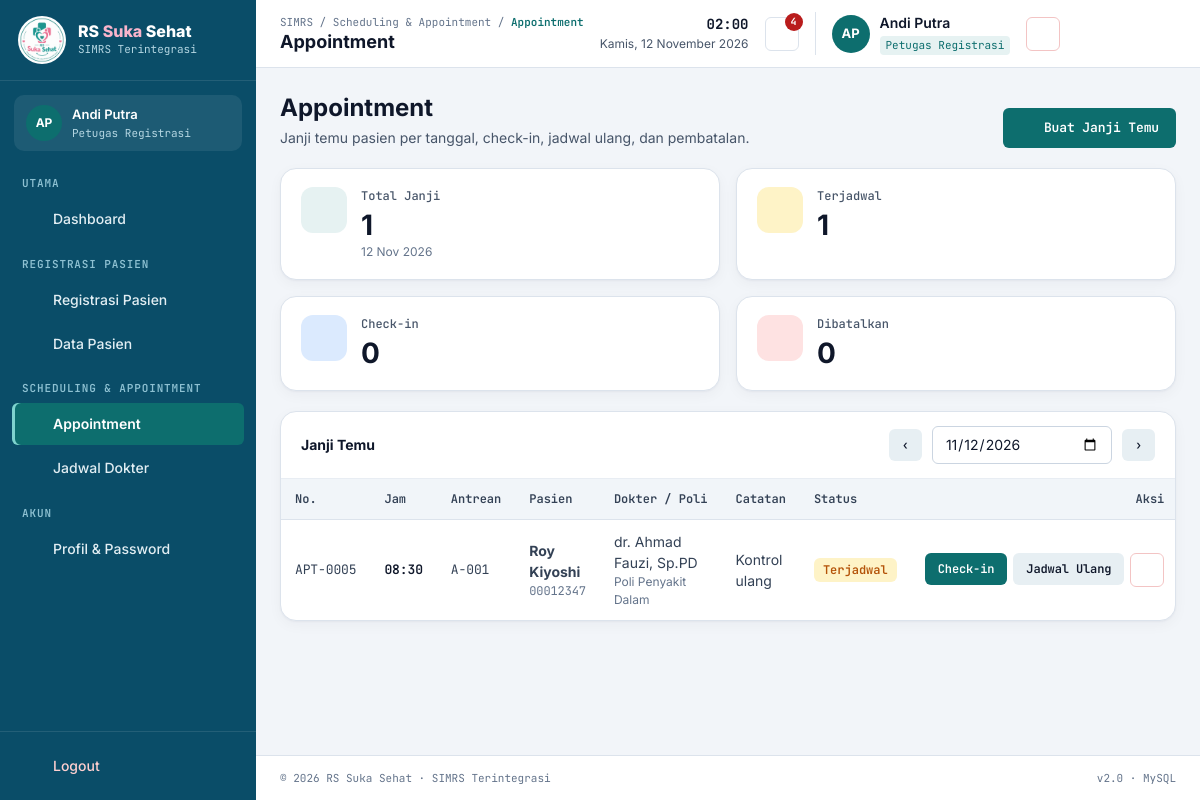
/portal.php?page=appointment (signed in), run on the app's committed database.
### tables this page shows
CREATE TABLE `appointments` (
  `id`               INT AUTO_INCREMENT PRIMARY KEY,
  `appointment_no`   VARCHAR(30) NOT NULL UNIQUE,
  `patient_id`       INT NOT NULL,
  `doctor_id`        INT NOT NULL,
  `poli_id`          INT NOT NULL,
  `appointment_date` DATE NOT NULL,
  `appointment_time` TIME NOT NULL,
  `queue_no`         VARCHAR(10) NULL,
  `status`           ENUM('terjadwal','check_in','selesai','reschedule','dibatalkan') NOT NULL DEFAULT 'terjadwal',
  `notes`            VARCHAR(255) NULL,
  FOREIGN KEY (`patient_id`) REFERENCES `patients`(`id`),
  FOREIGN KEY (`doctor_id`) REFERENCES `doctors`(`id`),
  FOREIGN KEY (`poli_id`) REFERENCES `poli`(`id`)
);

CREATE TABLE `patients` (
  `id`               INT AUTO_INCREMENT PRIMARY KEY,
  `mrn`              VARCHAR(20) NOT NULL UNIQUE COMMENT 'Nomor rekam medis',
  `nik`              VARCHAR(16) NULL UNIQUE,
  `name`             VARCHAR(120) NOT NULL,
  `gender`           ENUM('L','P') NOT NULL,
  `birth_place`      VARCHAR(60) NULL,
  `birth_date`       DATE NOT NULL,
  `blood_type`       VARCHAR(3) NULL,
  `address`          VARCHAR(255) NULL,
  `phone`            VARCHAR(20) NULL,
  `allergies`        VARCHAR(255) NULL,
  `insurer_id`       INT NULL,
  `insurance_number` VARCHAR(30) NULL,
  `created_at`       DATETIME NOT NULL DEFAULT CURRENT_TIMESTAMP,
  FOREIGN KEY (`insurer_id`) REFERENCES `insurers`(`id`) ON DELETE SET NULL
);

CREATE TABLE `doctors` (
  `id`             INT AUTO_INCREMENT PRIMARY KEY,
  `user_id`        INT NULL,
  `nip`            VARCHAR(30) NOT NULL UNIQUE,
  `name`           VARCHAR(120) NOT NULL,
  `specialization` VARCHAR(100) NOT NULL,
  `poli_id`        INT NULL,
  `sip_number`     VARCHAR(50) NULL,
  `phone`          VARCHAR(20) NULL,
  `is_active`      TINYINT(1) NOT NULL DEFAULT 1,
  FOREIGN KEY (`user_id`) REFERENCES `users`(`id`) ON DELETE SET NULL,
  FOREIGN KEY (`poli_id`) REFERENCES `poli`(`id`) ON DELETE SET NULL
);

CREATE TABLE `poli` (
  `id`        INT AUTO_INCREMENT PRIMARY KEY,
  `code`      VARCHAR(20) NOT NULL UNIQUE,
  `name`      VARCHAR(100) NOT NULL,
  `is_active` TINYINT(1) NOT NULL DEFAULT 1
);

### pages/jadwal.php (the view, shortened to what the rows shown need)
<?php
$key = $PAGE['key'];
$doctors   = q_all('SELECT d.*, p.name poli FROM doctors d LEFT JOIN poli p ON p.id=d.poli_id WHERE d.is_active=1 AND d.poli_id IS NOT NULL ORDER BY d.name');
$polis     = q_all("SELECT * FROM poli WHERE is_active=1 AND code<>'IGD' ORDER BY name");
$schedules = q_all('SELECT s.*, d.name doctor, p.name poli FROM doctor_schedules s JOIN doctors d ON d.id=s.doctor_id JOIN poli p ON p.id=s.poli_id ORDER BY s.day_of_week, s.start_time');
layout_start($PAGE['title'], $key, $PAGE['section']);
?>
<div class="content">
<?php if ($key === 'appointment'):
  $date = preg_match('/^\d{4}-\d{2}-\d{2}$/', $_GET['date'] ?? '') ? $_GET['date'] : date('Y-m-d');
  $new  = isset($_GET['new']);
  $aps  = q_all('SELECT a.*, p.name patient, p.mrn, p.phone, d.name doctor, po.name poli FROM appointments a JOIN patients p ON p.id=a.patient_id
                 JOIN doctors d ON d.id=a.doctor_id JOIN poli po ON po.id=a.poli_id WHERE a.appointment_date=? ORDER BY a.appointment_time', [$date]);
  $c = fn($s) => count(array_filter($aps, fn($a) => $a['status'] === $s)); ?>
  <div class="page-head">
    <div><h2><?= $new ? 'Buat Janji Temu' : 'Appointment' ?></h2><p><?= $new ? 'Ikuti langkah berikut untuk mendaftarkan janji temu pasien.' : 'Janji temu pasien per tanggal, check-in, jadwal ulang, dan pembatalan.' ?></p></div>
  </div>
  <?php if ($new):
    $patients = q_all('SELECT p.id, p.mrn, p.name, p.nik, p.birth_date, p.phone, i.name insurer FROM patients p LEFT JOIN insurers i ON i.id=p.insurer_id ORDER BY p.name');
    $schedJs = [];
    foreach ($schedules as $s) $schedJs[$s['doctor_id']][] = ['d' => (int)$s['day_of_week'], 's' => substr($s['start_time'], 0, 5), 'e' => substr($s['end_time'], 0, 5), 'q' => (int)$s['quota']]; ?>
  <div class="card stepper-card" id="wizStep"><?= ui_stepper(['Pilih Pasien', 'Dokter & Poli', 'Pilih Jadwal', 'Konfirmasi'], 0) ?></div>
  <form method="post" class="card" id="wiz"><?= csrf_field() ?><input type="hidden" name="act" value="create">
    <div class="card-body" data-step="0">
      <h3 style="margin-bottom:12px">Langkah 1 — Pilih Pasien</h3>
      <div class="field"><label>Cari pasien terdaftar (nama / No. RM / NIK)</label><input id="pSearch" placeholder="Ketik minimal 2 huruf..." autocomplete="off"></div>
      <div class="table-wrap" style="max-height:300px;overflow:auto;border:1px solid var(--line);border-radius:10px"><table class="table" id="pTable"><thead><tr><th></th><th>No. RM</th><th>Nama</th><th>Tgl. Lahir</th><th>Penjamin</th></tr></thead><tbody>
      <?php foreach ($patients as $p): ?><tr class="row-link" data-s="<?= e(strtolower($p['name'] . ' ' . $p['mrn'] . ' ' . $p['nik'])) ?>"><td><input type="radio" name="patient_id" value="<?= $p['id'] ?>" data-label="<?= e($p['name'] . ' (' . $p['mrn'] . ')') ?>"></td><td class="mono"><?= e($p['mrn']) ?></td><td class="strong"><?= e($p['name']) ?></td><td class="mono"><?= tgl($p['birth_date']) ?></td><td><?= e($p['insurer'] ?? '-') ?></td></tr><?php endforeach; ?>
      </tbody></table></div>
      <p class="field-hint" style="margin-top:8px">Pasien baru? Daftarkan dahulu lewat menu Registrasi Pasien.</p>
    </div>
    <div class="card-body hidden" data-step="1">
      <h3 style="margin-bottom:12px">Langkah 2 — Dokter & Poli</h3>
      <div class="form-grid">
        <div class="field"><label>Poli</label><select id="poliSel"><option value="">Semua poli</option><?= ui_options($polis, 'id', 'name') ?></select></div>
        <div class="field"><label>Dokter</label><select name="doctor_id" id="docSel"><option value="">— pilih dokter —</option><?php foreach ($doctors as $d): ?><option value="<?= $d['id'] ?>" data-poli="<?= $d['poli_id'] ?>"><?= e($d['name'] . ' — ' . $d['poli']) ?></option><?php endforeach; ?></select></div>
      </div>
      <div id="docDays" class="field-hint"></div>
    </div>
    <div class="card-body hidden" data-step="2">
      <h3 style="margin-bottom:12px">Langkah 3 — Pilih Jadwal</h3>
      <div class="form-grid">
        <div class="field"><label>Tanggal</label><input type="date" name="appointment_date" id="apDate" min="<?= date('Y-m-d') ?>"></div>
        <div class="field"><label>Jam</label><input type="time" name="appointment_time" id="apTime" step="900"></div>
        <div class="field full"><label>Keluhan / Catatan</label><input name="notes" placeholder="Opsional, mis. kontrol ulang"></div>
      </div>
      <div id="slotInfo" class="alert info hidden"></div>
    </div>
    <div class="card-body hidden" data-step="3">
      <h3 style="margin-bottom:12px">Langkah 4 — Konfirmasi</h3>
      <dl class="details" id="confirmBox" style="padding:0"></dl>
      <p class="field-hint">Nomor antrean dibuat otomatis setelah disimpan. Sistem menolak bila kuota penuh atau jadwal bentrok.</p>
    </div>
    <div class="card-foot"><button type="button" class="btn" id="bPrev" disabled>← Sebelumnya</button><button type="button" class="btn btn-primary" id="bNext">Lanjut →</button><button class="btn btn-primary hidden" id="bSave"><?= icon('check', 16) ?> Simpan Janji Temu</button></div>
  </form>
  <script>
  (function(){
    const S=<?= json_encode($schedJs) ?>, DAYS=<?= json_encode(UI_DAYS) ?>, labels=['Pilih Pasien','Dokter & Poli','Pilih Jadwal','Konfirmasi'];
    let cur=0; const steps=[...document.querySelectorAll('[data-step]')], f=document.getElementById('wiz');
    const $=id=>document.getElementById(id);
    function paint(){steps.forEach((s,i)=>s.classList.toggle('hidden',i!==cur));
      $('wizStep').innerHTML='<div class="stepper">'+labels.map((l,i)=>`<div class="step ${i<cur?'done':i===cur?'active':''}"><i>${i<cur?'✓':i+1}</i><span>${l}</span></div>`).join('')+'</div>';
      $('bPrev').disabled=cur===0;$('bNext').classList.toggle('hidden',cur===3);$('bSave').classList.toggle('hidden',cur!==3)}
    function slot(){const d=$('docSel').value,v=$('apDate').value;if(!d||!v)return null;const dow=((new Date(v+'T00:00').getDay()+6)%7)+1;return (S[d]||[]).find(x=>x.d===dow)||false}
    function valid(){
      if(cur===0&&!f.querySelector('[name=patient_id]:checked'))return 'Pilih pasien terlebih dahulu.';
      if(cur===1&&!$('docSel').value)return 'Pilih dokter.';
      if(cur===2){const s=slot();if(!$('apDate').value||!$('apTime').value)return 'Isi tanggal dan jam.';if(s===false)return 'Dokter tidak praktik pada hari tersebut.';if($('apTime').value<s.s||$('apTime').value>=s.e)return `Jam praktik ${s.s}–${s.e}.`}
      return ''}
    $('bNext').onclick=()=>{const m=valid();if(m){simrsToast('warning',m);return}cur++;
      if(cur===3){const p=f.querySelector('[name=patient_id]:checked'),d=$('docSel');
        $('confirmBox').innerHTML=[['Pasien',p.dataset.label],['Dokter',d.options[d.selectedIndex].text],['Tanggal',$('apDate').value],['Jam',$('apTime').value],['Catatan',f.notes.value||'-']].map(([k,v])=>`<div><dt>${k}</dt><dd></dd></div>`).join('');
        [...$('confirmBox').querySelectorAll('dd')].forEach((dd,i)=>dd.textContent=[p.dataset.label,d.options[d.selectedIndex].text,$('apDate').value,$('apTime').value,f.notes.value||'-'][i])}
      paint()};
    $('bPrev').onclick=()=>{cur--;paint()};
    $('pSearch').oninput=e=>{const v=e.target.value.toLowerCase();document.querySelectorAll('#pTable tbody tr').forEach(r=>r.style.display=!v||r.dataset.s.includes(v)?'':'none')};
    document.querySelectorAll('#pTable tbody tr').forEach(r=>r.onclick=()=>{r.querySelector('input').checked=true;document.querySelectorAll('#pTable tr').forEach(x=>x.classList.remove('tr-active'));r.classList.add('tr-active')});
    $('poliSel').onchange=e=>{[...$('docSel').options].forEach(o=>{if(o.value)o.hidden=e.target.value&&o.dataset.poli!==e.target.value});$('docSel').value=''};
    $('docSel').onchange=()=>{const s=S[$('docSel').value]||[];$('docDays').textContent=s.length?'Jadwal praktik: '+s.map(x=>`${DAYS[x.d]} ${x.s}–${x.e} (kuota ${x.q})`).join(' · '):''};
    $('apDate').onchange=()=>{const s=slot(),i=$('slotInfo');i.classList.toggle('hidden',s===null);if(s===false){i.className='alert warning';i.textContent='Dokter tidak praktik pada hari ini.'}else if(s){i.className='alert info';i.textContent=`Praktik ${s.s}–${s.e}, kuota ${s.q} pasien.`;if(!$('apTime').value)$('apTime').value=s.s}};
    paint();
  })();
  </script>
  <?php else: ?>
  <div class="card">
    <div class="table-wrap"><table class="table">
      <thead><tr><th>No.</th><th>Jam</th><th>Antrean</th><th>Pasien</th><th>Dokter / Poli</th><th>Catatan</th><th>Status</th><th style="text-align:right">Aksi</th></tr></thead>
      <tbody><?php if (!$aps): ?><tr><td colspan="8" class="empty">Tidak ada janji temu pada tanggal ini.</td></tr><?php endif; foreach ($aps as $a): $open = in_array($a['status'], ['terjadwal', 'reschedule'], true); ?>
        <tr><td class="mono"><?= e($a['appointment_no']) ?></td><td class="mono strong"><?= substr($a['appointment_time'], 0, 5) ?></td><td class="mono"><?= e($a['queue_no']) ?></td>
          <td><b><?= e($a['patient']) ?></b><br><small class="mono muted"><?= e($a['mrn']) ?></small></td><td><?= e($a['doctor']) ?><br><small class="muted"><?= e($a['poli']) ?></small></td>
          <td><?= e($a['notes'] ?? '-') ?></td><td><?= status_badge($a['status']) ?></td>
          <td><div class="actions"><?php if ($open): ?>
            <?php if ($a['appointment_date'] === date('Y-m-d')): ?><form method="post"><button class="btn btn-sm btn-primary">Check-in</button></form><?php endif; ?>
            <button class="btn btn-sm" data-modal="mResch" onclick='resch(<?= json_encode(['id' => $a['id'], 'no' => $a['appointment_no'], 'p' => $a['patient'], 'd' => $a['appointment_date'], 't' => substr($a['appointment_time'], 0, 5)], JSON_HEX_APOS) ?>)'>Jadwal Ulang</button>
            <form method="post" data-confirm="Janji temu <?= e($a['appointment_no']) ?> akan dibatalkan." data-confirm-title="Batalkan Janji Temu" data-confirm-ok="Batalkan"><button class="icon-btn danger" title="Batalkan"><?= icon('x-circle', 15) ?></button></form>
          <?php endif; ?></div></td></tr>
      <?php endforeach; ?></tbody>
    </table></div>
  </div>
  <?php endif; ?>
<?php endif; ?>
</div>
<?php layout_end();

### includes/layout.php (shortened to what the rows shown need)
<?php
function layout_start(string $title, string $activeKey, string $section = ''): void
{
    $u     = current_user();
    $menus = role_menus($u['role']);
    ?>
<!doctype html>
<html lang="id">
<head>
<link rel="stylesheet" href="assets/simrs.css">
</head>
<body>
<div class="app">
      <?php foreach ($menus as [$sec, $items]): ?>
        <?php foreach ($items as $it): ?>
          <a class="sb-link <?= $it[0] === $activeKey ? 'active' : '' ?>" href="portal.php?page=<?= urlencode($it[0]) ?>"><?= icon($it[2]) ?><span><?= e($it[1]) ?></span></a>
        <?php endforeach; ?>
      <?php endforeach; ?>
  <div class="main">
    <header class="topbar">
      <div class="tb-title">
        <h1><?= e($title) ?></h1>
      </div>
    </header>
<?php
}
function layout_end(bool $footer = true): void
{
    ?>
  </div>
</div>
</body>
</html>
<?php
}
function status_badge(string $s): string
{
    $map = [
        'success' => ['selesai','lunas','tervalidasi','diserahkan','disetujui','dibayar','aktif','tersedia','pulang','check_in','diberikan','normal','diterima','dikirim','final','hijau','masuk'],
        'warning' => ['menunggu','menunggu_validasi','menunggu_bacaan','menunggu_sampel','belum_bayar','cicilan','diajukan','menunggu_approval','terjadwal','baru','reschedule','dibersihkan','kuning','tinggi','rendah','draft','ditunda','penyesuaian'],
        'info'    => ['diperiksa','diproses','dirawat','diverifikasi','disiapkan','klaim','pemeriksaan','observasi','dipanggil','mutasi','retur','dirujuk','rawat_inap'],
        'danger'  => ['batal','dibatalkan','ditolak','nonaktif','merah','kritis','maintenance','cito','meninggal'],
    ];
    $cls = 'neutral';
    foreach ($map as $c => $list) if (in_array($s, $list, true)) { $cls = $c; break; }
    return '<span class="badge ' . $cls . '">' . e(ucwords(str_replace('_', ' ', $s))) . '</span>';
}

### includes/bootstrap.php (shortened to what the rows shown need)
<?php
require_once APP_ROOT . '/config/database.php';
function e($v): string { return htmlspecialchars((string)($v ?? ''), ENT_QUOTES, 'UTF-8'); }
function q(string $sql, array $p = []): PDOStatement { $st = db()->prepare($sql); $st->execute($p); return $st; }
function q_all(string $sql, array $p = []): array { return q($sql, $p)->fetchAll(); }
function icon(string $name, int $size = 18): string
{
    $d = $p[$name] ?? $p['file'];
    return '<svg class="ico" width="' . $size . '" height="' . $size . '" viewBox="0 0 24 24" fill="none" stroke="currentColor" stroke-width="1.8" stroke-linecap="round" stroke-linejoin="round" aria-hidden="true">' . $d . '</svg>';
}

### data on the page
appointments: appointment_no "APT-0005", appointment_time "08:30", queue_no "A-001", patient.name "Roy Kiyoshi", patient.mrn "00012347", doctor.name "dr. Ahmad Fauzi, Sp.PD", poli.name "Poli Penyakit Dalam", notes "Kontrol ulang", status "Terjadwal", $size 15 (drawn)

### other printed values
initials($u['name']) "AP"
$u['name'] "Andi Putra"
$u['role_label'] "Petugas Registrasi"
$sec "UTAMA"
$it[1] "Dashboard"
$sec "REGISTRASI PASIEN"
$it[1] "Registrasi Pasien"
$it[1] "Data Pasien"
$sec "SCHEDULING & APPOINTMENT"
$it[1] "Appointment"
$it[1] "Jadwal Dokter"
$sec "AKUN"
$it[1] "Profil & Password"
$section "Scheduling & Appointment"
$title "Appointment"
